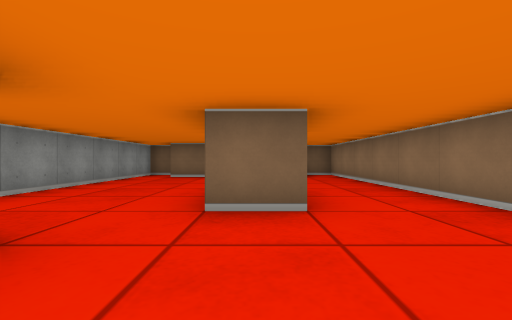
view 1 (above)

15 first-person views from a walk through a cub3D ray-caster map. The camera is about half as high as the walls, looks level and sees 90° across. The floor is counted in squares. Each view is taken from the middle of a square. On the plan, view 1 faces up. The plan holds only what a view shows up to about 9 squares ahead; the rest is blank.

view 2
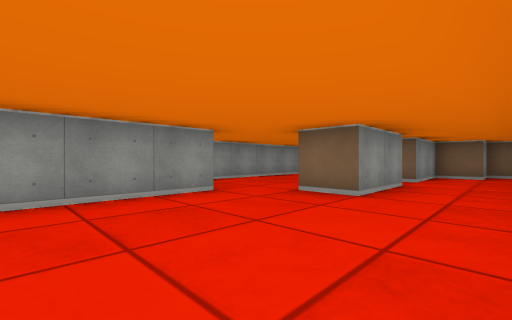

view 3
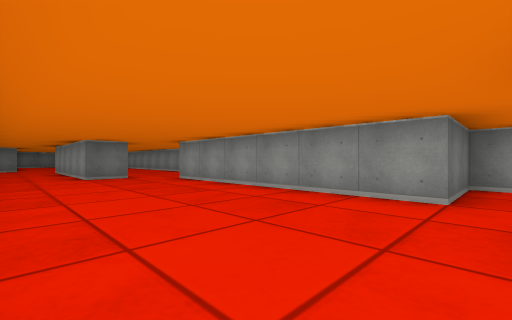

view 4
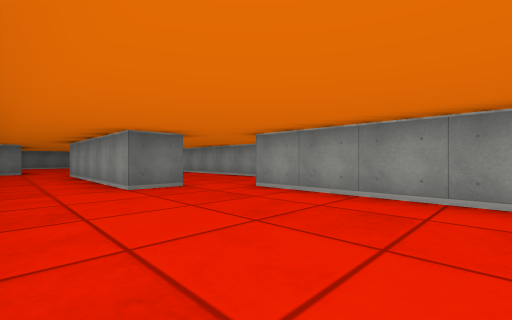

view 5
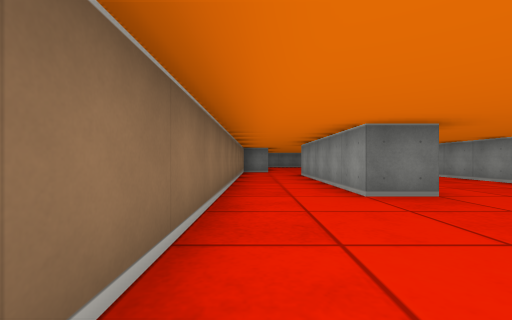

view 6
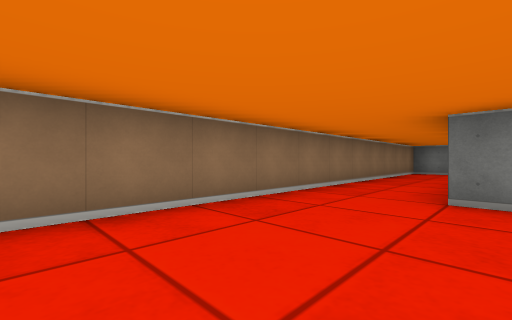

view 7
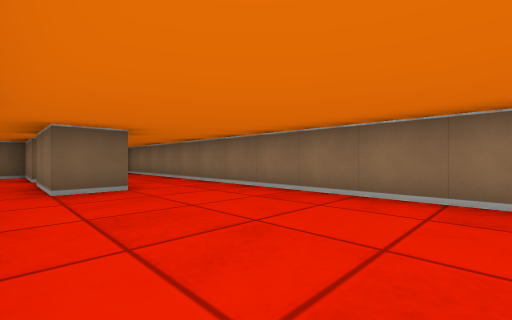

view 8
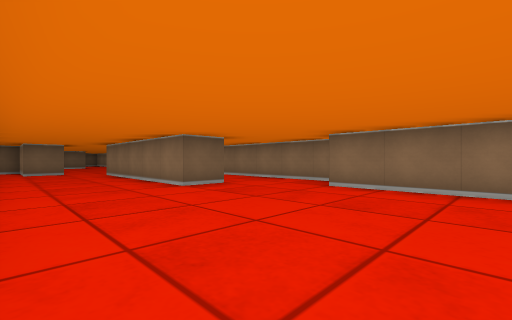

view 9
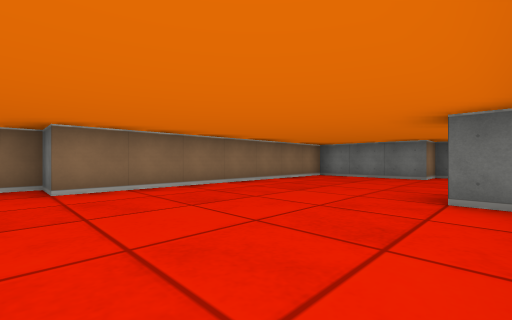

view 10
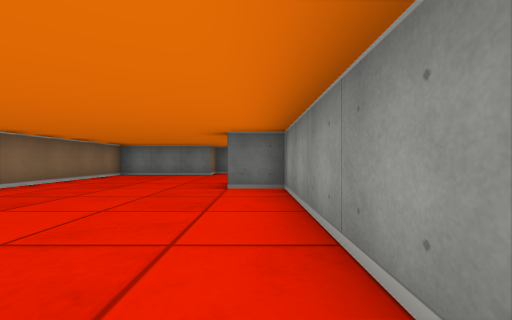

view 11
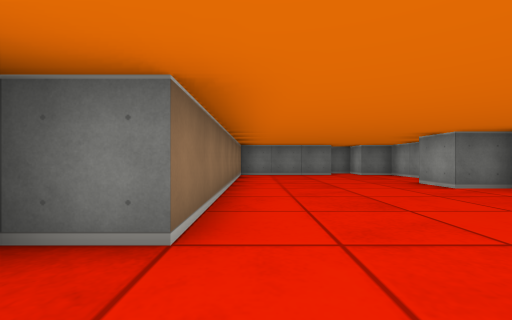

view 12
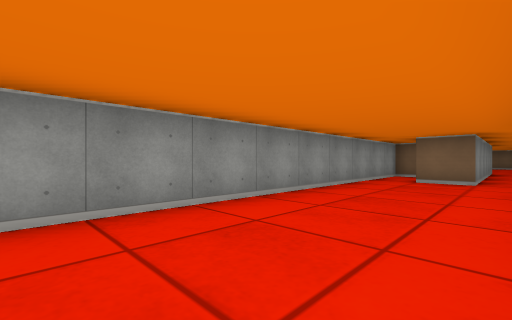

view 13
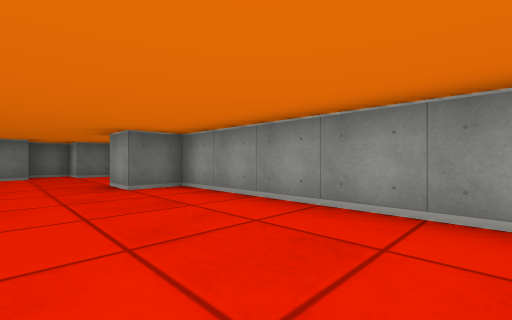

view 14
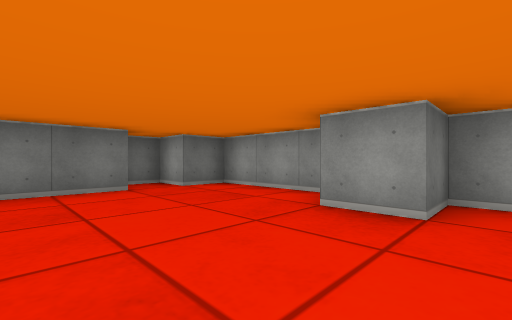

view 15
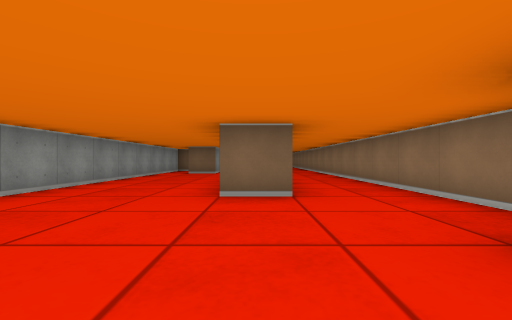

### Floor plan
Points are (right, up) in squares from view 1. A wall is a line through its corners. A room is listed if a view was taken in it or the views show most of it. See-through windows are left out.
Room 1 (views 1, 2, 3, 4, 5, 6, 7, 11)
walls: (0.5, 2.5) (-0.5, 2.5) (-0.5, 4.5); (-0.5, -5.5) (0.5, -5.5) (0.5, -10.5) (-0.5, -10.5); (-0.5, 5.5) (-0.5, 7.5) (-2.5, 7.5); (-2.8, 8.5) (-3.5, 8.5) (-3.5, 1.5) (-1.5, 1.5) (-1.5, -4.5) (-2.5, -4.5); (1.5, -12.5) (2.5, -12.5) (2.5, 2.5)
ways out: opening at (-1.5, -5) to room 2; opening at (1, -11.3) to room 2; opening at (0, 5) to room 3; opening at (1.5, 3.5) to room 3
Room 2 (views 8, 9, 10, 12, 13, 14, 15)
walls: (-0.5, -10.5) (-0.5, -5.5); (-3.5, -17) (-3.5, -19.5) (-2.5, -19.5) (-2.5, -20.5) (-1.5, -20.5) (-1.5, -19.5) (1.5, -19.5) (1.5, -12.5); (-2.5, -4.5) (-2.5, -2.8); (-2.8, -2.5) (-3.5, -2.5) (-3.5, -15.5) (-2.5, -15.5) (-2.5, -16.5)
ways out: opening at (-1.5, -5) to room 1; opening at (1, -11.3) to room 1
Room 3 (no view inside)
walls: (0.5, 4.5) (0.5, 2.5); (2.5, 2.5) (2.5, 8.5) (1.5, 8.5) (1.5, 7.5) (0.5, 7.5) (0.5, 5.5) (-0.5, 5.5)
ways out: opening at (0, 5) to room 1; opening at (1.5, 3.5) to room 1

Where each view was taken, in squares from view 1:
view 1: 0 up, 0 right, facing up
view 2: 1 down, 2 right, facing up-left
view 3: 2 up, 2 right, facing down-left
view 4: 1 down, 2 right, facing down-left
view 5: 2 down, 2 right, facing down
view 6: 2 down, 0 right, facing down-right
view 7: 2 down, 1 left, facing up-right
view 8: 15 down, 3 left, facing up-right
view 9: 12 down, 3 left, facing down-right
view 10: 11 down, 3 left, facing down
view 11: 11 down, 1 right, facing down
view 12: 11 down, 1 left, facing up-left
view 13: 11 down, 1 left, facing down-left
view 14: 15 down, 0 right, facing down-left
view 15: 14 down, 0 right, facing up
